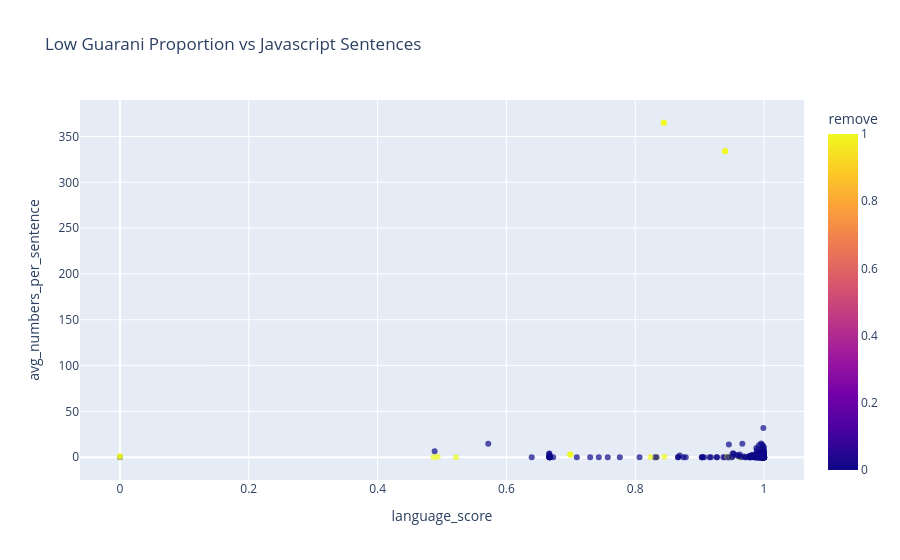

The notebook cell this image was saved under:
### Code cell
fig = px.scatter(
    df,
    x="language_score",
    y="avg_numbers_per_sentence",
    #size="language_score",          # dot size
    color="remove",              # dot colour
    hover_data=["id"],
    size_max=40,
    opacity=0.7,
    title="Low Guarani Proportion vs Javascript Sentences"
)

fig.show()

### Figure 1 — Plotly figure (JSON) as saved in the notebook; plotly's stock layout.template omitted (floating-point values rounded to 4 significant figures; data arrays with more than 128 entries replaced by an {"elided": "..."} marker saying what was removed)
{"data": [{"customdata": {"elided": "526x1 str values"}, "hovertemplate": "language_score=%{x}<br>avg_numbers_per_sentence=%{y}<br>id=%{customdata[0]}<br>remove=%{marker.color}<extra></extra>", "legendgroup": "", "marker": {"color": {"elided": "526 int values"}, "coloraxis": "coloraxis", "opacity": 0.7, "symbol": "circle"}, "mode": "markers", "name": "", "orientation": "v", "showlegend": false, "type": "scatter", "x": {"elided": "526 float values"}, "xaxis": "x", "y": {"elided": "526 float values"}, "yaxis": "y"}], "layout": {"coloraxis": {"colorbar": {"title": {"text": "remove"}}, "colorscale": [[0, "#0d0887"], [0.1111, "#46039f"], [0.2222, "#7201a8"], [0.3333, "#9c179e"], [0.4444, "#bd3786"], [0.5556, "#d8576b"], [0.6667, "#ed7953"], [0.7778, "#fb9f3a"], [0.8889, "#fdca26"], [1, "#f0f921"]]}, "legend": {"tracegroupgap": 0}, "title": {"text": "Low Guarani Proportion vs Javascript Sentences"}, "xaxis": {"anchor": "y", "domain": [0, 1], "title": {"text": "language_score"}}, "yaxis": {"anchor": "x", "domain": [0, 1], "title": {"text": "avg_numbers_per_sentence"}}}}
